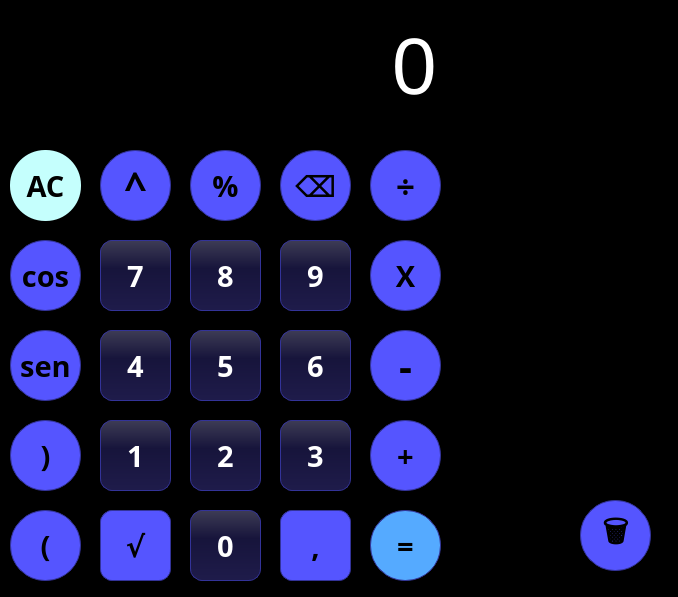
<?xml version="1.0" encoding="UTF-8"?>
<ui version="4.0">
 <class>MainWindow</class>
 <widget class="QMainWindow" name="MainWindow">
  <property name="geometry">
   <rect>
    <x>0</x>
    <y>0</y>
    <width>678</width>
    <height>597</height>
   </rect>
  </property>
  <property name="font">
   <font>
    <family>Verdana</family>
   </font>
  </property>
  <property name="windowTitle">
   <string>MainWindow</string>
  </property>
  <property name="styleSheet">
   <string notr="true">

background-color:rgb(0, 0, 0)</string>
  </property>
  <property name="toolButtonStyle">
   <enum>Qt::ToolButtonIconOnly</enum>
  </property>
  <widget class="QWidget" name="Botones">
   <widget class="QPushButton" name="Bt_borrar">
    <property name="geometry">
     <rect>
      <x>10</x>
      <y>150</y>
      <width>71</width>
      <height>71</height>
     </rect>
    </property>
    <property name="font">
     <font>
      <family>Vrinda</family>
      <pointsize>22</pointsize>
      <italic>false</italic>
      <bold>true</bold>
     </font>
    </property>
    <property name="styleSheet">
     <string notr="true">QPushButton {
color: black;
background-color: rgb(197, 255, 253);
border-color: #339;
border-style: solid;
border-radius: 35;
padding: 3px;
padding-left: 5px;
padding-right: 5px;
font:bold;
font-family:Vrinda;
}</string>
    </property>
    <property name="text">
     <string>AC</string>
    </property>
   </widget>
   <widget class="QPushButton" name="Bt_porcentaje">
    <property name="geometry">
     <rect>
      <x>190</x>
      <y>150</y>
      <width>71</width>
      <height>71</height>
     </rect>
    </property>
    <property name="font">
     <font>
      <family>Vrinda</family>
      <pointsize>22</pointsize>
      <italic>false</italic>
      <bold>true</bold>
     </font>
    </property>
    <property name="styleSheet">
     <string notr="true">QPushButton {
color: black;
background-color: rgb(85, 85, 255);
border-width: 1px;
border-color: #339;
border-style: solid;
border-radius: 35;
padding: 3px;
padding-left: 5px;
padding-right: 5px;
font:bold;
font-family:Vrinda;
}</string>
    </property>
    <property name="text">
     <string>%</string>
    </property>
   </widget>
   <widget class="QPushButton" name="Bt_delete">
    <property name="geometry">
     <rect>
      <x>280</x>
      <y>150</y>
      <width>71</width>
      <height>71</height>
     </rect>
    </property>
    <property name="font">
     <font>
      <family>Vrinda</family>
      <pointsize>22</pointsize>
      <italic>false</italic>
      <bold>true</bold>
     </font>
    </property>
    <property name="styleSheet">
     <string notr="true">QPushButton {
color: black;
background-color: rgb(85, 85, 255);
border-width: 1px;
border-color: #339;
border-style: solid;
border-radius: 35;
padding: 3px;
padding-left: 5px;
padding-right: 5px;
font:bold;
font-family:Vrinda;
}</string>
    </property>
    <property name="text">
     <string>⌫</string>
    </property>
   </widget>
   <widget class="QPushButton" name="Bt_dividir">
    <property name="geometry">
     <rect>
      <x>370</x>
      <y>150</y>
      <width>71</width>
      <height>71</height>
     </rect>
    </property>
    <property name="font">
     <font>
      <family>Vrinda</family>
      <pointsize>25</pointsize>
      <italic>false</italic>
      <bold>true</bold>
     </font>
    </property>
    <property name="styleSheet">
     <string notr="true">QPushButton {
color: black;
background-color: rgb(85, 85, 255);
border-width: 1px;
border-color: #339;
border-style: solid;
border-radius: 35;
padding: 3px;
padding-left: 5px;
padding-right: 5px;
font:bold;
font-family:Vrinda;
}</string>
    </property>
    <property name="text">
     <string>÷</string>
    </property>
   </widget>
   <widget class="QPushButton" name="Bu7">
    <property name="geometry">
     <rect>
      <x>100</x>
      <y>240</y>
      <width>71</width>
      <height>71</height>
     </rect>
    </property>
    <property name="font">
     <font>
      <family>Vrinda</family>
      <pointsize>22</pointsize>
      <italic>false</italic>
      <bold>true</bold>
     </font>
    </property>
    <property name="styleSheet">
     <string notr="true">QPushButton {
color: white;
background-color: QLinearGradient(spread:pad x1: 0, y1: 0, x2: 0, y2: 1, stop: 0.0 rgba(156,152,215,100), stop: 0.4 rgba(58,52,151,100), stop: 1.0 rgba(78,70,190,100));
border-width: 1px;
border-color: #339;
border-style: solid;
border-radius: 12;
padding: 3px;
padding-left: 5px;
padding-right: 5px;
font:bold;
font-family:Vrinda;
}</string>
    </property>
    <property name="text">
     <string>7</string>
    </property>
   </widget>
   <widget class="QPushButton" name="Bt_multi">
    <property name="geometry">
     <rect>
      <x>370</x>
      <y>240</y>
      <width>71</width>
      <height>71</height>
     </rect>
    </property>
    <property name="font">
     <font>
      <family>Vrinda</family>
      <pointsize>22</pointsize>
      <italic>false</italic>
      <bold>true</bold>
     </font>
    </property>
    <property name="styleSheet">
     <string notr="true">QPushButton {
color: black;
background-color: rgb(85, 85, 255);
border-width: 1px;
border-color: #339;
border-style: solid;
border-radius: 35;
padding: 3px;
padding-left: 5px;
padding-right: 5px;
font:bold;
font-family:Vrinda;
}</string>
    </property>
    <property name="text">
     <string>X</string>
    </property>
   </widget>
   <widget class="QPushButton" name="Bu9">
    <property name="geometry">
     <rect>
      <x>280</x>
      <y>240</y>
      <width>71</width>
      <height>71</height>
     </rect>
    </property>
    <property name="font">
     <font>
      <family>Vrinda</family>
      <pointsize>22</pointsize>
      <italic>false</italic>
      <bold>true</bold>
     </font>
    </property>
    <property name="styleSheet">
     <string notr="true">QPushButton {
color: white;
background-color: QLinearGradient(spread:pad x1: 0, y1: 0, x2: 0, y2: 1, stop: 0.0 rgba(156,152,215,100), stop: 0.4 rgba(58,52,151,100), stop: 1.0 rgba(78,70,190,100));
border-width: 1px;
border-color: #339;
border-style: solid;
border-radius: 12;
padding: 3px;
padding-left: 5px;
padding-right: 5px;
font:bold;
font-family:Vrinda;
}</string>
    </property>
    <property name="text">
     <string>9</string>
    </property>
   </widget>
   <widget class="QPushButton" name="Bu8">
    <property name="geometry">
     <rect>
      <x>190</x>
      <y>240</y>
      <width>71</width>
      <height>71</height>
     </rect>
    </property>
    <property name="font">
     <font>
      <family>Vrinda</family>
      <pointsize>22</pointsize>
      <italic>false</italic>
      <bold>true</bold>
     </font>
    </property>
    <property name="styleSheet">
     <string notr="true">QPushButton {
color: white;
background-color: QLinearGradient(spread:pad x1: 0, y1: 0, x2: 0, y2: 1, stop: 0.0 rgba(156,152,215,100), stop: 0.4 rgba(58,52,151,100), stop: 1.0 rgba(78,70,190,100));
border-width: 1px;
border-color: #339;
border-style: solid;
border-radius: 12;
padding: 3px;
padding-left: 5px;
padding-right: 5px;
font:bold;
font-family:Vrinda;
}</string>
    </property>
    <property name="text">
     <string>8</string>
    </property>
   </widget>
   <widget class="QPushButton" name="Bu5">
    <property name="geometry">
     <rect>
      <x>190</x>
      <y>330</y>
      <width>71</width>
      <height>71</height>
     </rect>
    </property>
    <property name="font">
     <font>
      <family>Vrinda</family>
      <pointsize>22</pointsize>
      <italic>false</italic>
      <bold>true</bold>
     </font>
    </property>
    <property name="styleSheet">
     <string notr="true">QPushButton {
color: white;
background-color: QLinearGradient(spread:pad x1: 0, y1: 0, x2: 0, y2: 1, stop: 0.0 rgba(156,152,215,100), stop: 0.4 rgba(58,52,151,100), stop: 1.0 rgba(78,70,190,100));
border-width: 1px;
border-color: #339;
border-style: solid;
border-radius: 12;
padding: 3px;
padding-left: 5px;
padding-right: 5px;
font:bold;
font-family:Vrinda;
}</string>
    </property>
    <property name="text">
     <string>5</string>
    </property>
   </widget>
   <widget class="QPushButton" name="Bu6">
    <property name="geometry">
     <rect>
      <x>280</x>
      <y>330</y>
      <width>71</width>
      <height>71</height>
     </rect>
    </property>
    <property name="font">
     <font>
      <family>Vrinda</family>
      <pointsize>22</pointsize>
      <italic>false</italic>
      <bold>true</bold>
     </font>
    </property>
    <property name="styleSheet">
     <string notr="true">QPushButton {
color: white;
background-color: QLinearGradient(spread:pad x1: 0, y1: 0, x2: 0, y2: 1, stop: 0.0 rgba(156,152,215,100), stop: 0.4 rgba(58,52,151,100), stop: 1.0 rgba(78,70,190,100));
border-width: 1px;
border-color: #339;
border-style: solid;
border-radius: 12;
padding: 3px;
padding-left: 5px;
padding-right: 5px;
font:bold;
font-family:Vrinda;
}</string>
    </property>
    <property name="text">
     <string>6</string>
    </property>
   </widget>
   <widget class="QPushButton" name="Bt_restar">
    <property name="geometry">
     <rect>
      <x>370</x>
      <y>330</y>
      <width>71</width>
      <height>71</height>
     </rect>
    </property>
    <property name="font">
     <font>
      <family>Vrinda</family>
      <pointsize>30</pointsize>
      <italic>false</italic>
      <bold>true</bold>
     </font>
    </property>
    <property name="styleSheet">
     <string notr="true">QPushButton {
color: black;
background-color: rgb(85, 85, 255);
border-width: 1px;
border-color: #339;
border-style: solid;
border-radius: 35;
padding: 3px;
padding-left: 5px;
padding-right: 5px;
font:bold;
font-family:Vrinda;
}</string>
    </property>
    <property name="text">
     <string>-</string>
    </property>
   </widget>
   <widget class="QPushButton" name="Bu4">
    <property name="geometry">
     <rect>
      <x>100</x>
      <y>330</y>
      <width>71</width>
      <height>71</height>
     </rect>
    </property>
    <property name="font">
     <font>
      <family>Vrinda</family>
      <pointsize>22</pointsize>
      <italic>false</italic>
      <bold>true</bold>
     </font>
    </property>
    <property name="styleSheet">
     <string notr="true">QPushButton {
color: white;
background-color: QLinearGradient(spread:pad x1: 0, y1: 0, x2: 0, y2: 1, stop: 0.0 rgba(156,152,215,100), stop: 0.4 rgba(58,52,151,100), stop: 1.0 rgba(78,70,190,100));
border-width: 1px;
border-color: #339;
border-style: solid;
border-radius: 12;
padding: 3px;
padding-left: 5px;
padding-right: 5px;
font:bold;
font-family:Vrinda;
}</string>
    </property>
    <property name="text">
     <string>4</string>
    </property>
   </widget>
   <widget class="QPushButton" name="Bt_sumar">
    <property name="geometry">
     <rect>
      <x>370</x>
      <y>420</y>
      <width>71</width>
      <height>71</height>
     </rect>
    </property>
    <property name="font">
     <font>
      <family>Vrinda</family>
      <pointsize>22</pointsize>
      <italic>false</italic>
      <bold>true</bold>
     </font>
    </property>
    <property name="styleSheet">
     <string notr="true">QPushButton {
color: black;
background-color: rgb(85, 85, 255);
border-width: 1px;
border-color: #339;
border-style: solid;
border-radius: 35;
padding: 3px;
padding-left: 5px;
padding-right: 5px;
font:bold;
font-family:Vrinda;
}</string>
    </property>
    <property name="text">
     <string>+</string>
    </property>
   </widget>
   <widget class="QPushButton" name="Bu1">
    <property name="geometry">
     <rect>
      <x>100</x>
      <y>420</y>
      <width>71</width>
      <height>71</height>
     </rect>
    </property>
    <property name="font">
     <font>
      <family>Vrinda</family>
      <pointsize>22</pointsize>
      <italic>false</italic>
      <bold>true</bold>
     </font>
    </property>
    <property name="styleSheet">
     <string notr="true">QPushButton {
color: white;
background-color: QLinearGradient(spread:pad x1: 0, y1: 0, x2: 0, y2: 1, stop: 0.0 rgba(156,152,215,100), stop: 0.4 rgba(58,52,151,100), stop: 1.0 rgba(78,70,190,100));
border-width: 1px;
border-color: #339;
border-style: solid;
border-radius: 12;
padding: 3px;
padding-left: 5px;
padding-right: 5px;
font:bold;
font-family:Vrinda;
}</string>
    </property>
    <property name="text">
     <string>1</string>
    </property>
   </widget>
   <widget class="QPushButton" name="Bu3">
    <property name="geometry">
     <rect>
      <x>280</x>
      <y>420</y>
      <width>71</width>
      <height>71</height>
     </rect>
    </property>
    <property name="font">
     <font>
      <family>Vrinda</family>
      <pointsize>22</pointsize>
      <italic>false</italic>
      <bold>true</bold>
     </font>
    </property>
    <property name="styleSheet">
     <string notr="true">QPushButton {
color: white;
background-color: QLinearGradient(spread:pad x1: 0, y1: 0, x2: 0, y2: 1, stop: 0.0 rgba(156,152,215,100), stop: 0.4 rgba(58,52,151,100), stop: 1.0 rgba(78,70,190,100));
border-width: 1px;
border-color: #339;
border-style: solid;
border-radius: 12;
padding: 3px;
padding-left: 5px;
padding-right: 5px;
font:bold;
font-family:Vrinda;
}</string>
    </property>
    <property name="text">
     <string>3</string>
    </property>
   </widget>
   <widget class="QPushButton" name="Bu2">
    <property name="geometry">
     <rect>
      <x>190</x>
      <y>420</y>
      <width>71</width>
      <height>71</height>
     </rect>
    </property>
    <property name="font">
     <font>
      <family>Vrinda</family>
      <pointsize>22</pointsize>
      <italic>false</italic>
      <bold>true</bold>
     </font>
    </property>
    <property name="styleSheet">
     <string notr="true">QPushButton {
color: white;
background-color: QLinearGradient(spread:pad x1: 0, y1: 0, x2: 0, y2: 1, stop: 0.0 rgba(156,152,215,100), stop: 0.4 rgba(58,52,151,100), stop: 1.0 rgba(78,70,190,100));
border-width: 1px;
border-color: #339;
border-style: solid;
border-radius: 12;
padding: 3px;
padding-left: 5px;
padding-right: 5px;
font:bold;
font-family:Vrinda;
}</string>
    </property>
    <property name="text">
     <string>2</string>
    </property>
   </widget>
   <widget class="QPushButton" name="Bt_igual">
    <property name="geometry">
     <rect>
      <x>370</x>
      <y>510</y>
      <width>71</width>
      <height>71</height>
     </rect>
    </property>
    <property name="font">
     <font>
      <family>Vrinda</family>
      <pointsize>22</pointsize>
      <italic>false</italic>
      <bold>true</bold>
     </font>
    </property>
    <property name="styleSheet">
     <string notr="true">QPushButton {
color: black;
background-color: rgb(85, 170, 255);
border-width: 1px;
border-color: #339;
border-style: solid;
border-radius: 35;
padding: 3px;
padding-left: 5px;
padding-right: 5px;
font:bold;
font-family:Vrinda;
}</string>
    </property>
    <property name="text">
     <string>=</string>
    </property>
   </widget>
   <widget class="QPushButton" name="Bu0">
    <property name="geometry">
     <rect>
      <x>190</x>
      <y>510</y>
      <width>71</width>
      <height>71</height>
     </rect>
    </property>
    <property name="font">
     <font>
      <family>Vrinda</family>
      <pointsize>22</pointsize>
      <italic>false</italic>
      <bold>true</bold>
     </font>
    </property>
    <property name="styleSheet">
     <string notr="true">QPushButton {
color: white;
background-color: QLinearGradient(spread:pad x1: 0, y1: 0, x2: 0, y2: 1, stop: 0.0 rgba(156,152,215,100), stop: 0.4 rgba(58,52,151,100), stop: 1.0 rgba(78,70,190,100));
border-width: 1px;
border-color: #339;
border-style: solid;
border-radius: 12;
padding: 3px;
padding-left: 5px;
padding-right: 5px;
font:bold;
font-family:Vrinda;
}</string>
    </property>
    <property name="text">
     <string>0</string>
    </property>
   </widget>
   <widget class="QPushButton" name="Bt_coma">
    <property name="geometry">
     <rect>
      <x>280</x>
      <y>510</y>
      <width>71</width>
      <height>71</height>
     </rect>
    </property>
    <property name="font">
     <font>
      <family>Vrinda</family>
      <pointsize>22</pointsize>
      <italic>false</italic>
      <bold>true</bold>
     </font>
    </property>
    <property name="styleSheet">
     <string notr="true">QPushButton {
color: black;
background-color: rgb(85, 85, 255);
border-width: 1px;
border-color: #339;
border-style: solid;
border-radius: 12;
padding: 3px;
padding-left: 5px;
padding-right: 5px;
font:bold;
font-family:Vrinda;
}</string>
    </property>
    <property name="text">
     <string>,</string>
    </property>
   </widget>
   <widget class="QTableWidget" name="Ta_Historial">
    <property name="geometry">
     <rect>
      <x>460</x>
      <y>10</y>
      <width>201</width>
      <height>571</height>
     </rect>
    </property>
    <property name="font">
     <font>
      <bold>false</bold>
      <stylestrategy>PreferDefault</stylestrategy>
     </font>
    </property>
    <property name="styleSheet">
     <string notr="true">QTableView {
    gridline-color: white;
}

QHeaderView::section {
    background-color: white;
    color: black;
	text-align: center;
}

QTableView::item {
    color: white; 
	text-align: center;
}

QTableView::item[id=&quot;your-id-here&quot;] {
    color: white;
	text-align: center;
}
</string>
    </property>
    <property name="horizontalScrollBarPolicy">
     <enum>Qt::ScrollBarAlwaysOff</enum>
    </property>
    <property name="rowCount">
     <number>0</number>
    </property>
    <property name="columnCount">
     <number>0</number>
    </property>
    <attribute name="horizontalHeaderStretchLastSection">
     <bool>false</bool>
    </attribute>
    <attribute name="verticalHeaderStretchLastSection">
     <bool>false</bool>
    </attribute>
   </widget>
   <widget class="QPushButton" name="Bt_paren1">
    <property name="geometry">
     <rect>
      <x>10</x>
      <y>510</y>
      <width>71</width>
      <height>71</height>
     </rect>
    </property>
    <property name="font">
     <font>
      <family>Vrinda</family>
      <pointsize>22</pointsize>
      <italic>false</italic>
      <bold>true</bold>
     </font>
    </property>
    <property name="styleSheet">
     <string notr="true">QPushButton {
color: black;
background-color: rgb(85, 85, 255);
border-width: 1px;
border-color: #339;
border-style: solid;
border-radius: 35;
padding: 3px;
padding-left: 5px;
padding-right: 5px;
font:bold;
font-family:Vrinda;
}</string>
    </property>
    <property name="text">
     <string>(</string>
    </property>
   </widget>
   <widget class="QPushButton" name="Bt_paren2">
    <property name="geometry">
     <rect>
      <x>10</x>
      <y>420</y>
      <width>71</width>
      <height>71</height>
     </rect>
    </property>
    <property name="font">
     <font>
      <family>Vrinda</family>
      <pointsize>22</pointsize>
      <italic>false</italic>
      <bold>true</bold>
     </font>
    </property>
    <property name="styleSheet">
     <string notr="true">QPushButton {
color: black;
background-color: rgb(85, 85, 255);
border-width: 1px;
border-color: #339;
border-style: solid;
border-radius: 35;
padding: 3px;
padding-left: 5px;
padding-right: 5px;
font:bold;
font-family:Vrinda;
}</string>
    </property>
    <property name="text">
     <string>)</string>
    </property>
   </widget>
   <widget class="QPushButton" name="Bt_elevar">
    <property name="geometry">
     <rect>
      <x>100</x>
      <y>150</y>
      <width>71</width>
      <height>71</height>
     </rect>
    </property>
    <property name="font">
     <font>
      <family>Vrinda</family>
      <pointsize>30</pointsize>
      <italic>false</italic>
      <bold>true</bold>
     </font>
    </property>
    <property name="styleSheet">
     <string notr="true">QPushButton {
color: black;
background-color: rgb(85, 85, 255);
border-width: 1px;
border-color: #339;
border-style: solid;
border-radius: 35;
padding: 3px;
padding-left: 5px;
padding-right: 5px;
font:bold;
font-family:Vrinda;
}</string>
    </property>
    <property name="text">
     <string>^</string>
    </property>
   </widget>
   <widget class="QLineEdit" name="Le_pantalla">
    <property name="geometry">
     <rect>
      <x>10</x>
      <y>10</y>
      <width>431</width>
      <height>111</height>
     </rect>
    </property>
    <property name="font">
     <font>
      <pointsize>60</pointsize>
     </font>
    </property>
    <property name="styleSheet">
     <string notr="true">color:rgb(255, 255, 255);</string>
    </property>
    <property name="text">
     <string>0</string>
    </property>
    <property name="alignment">
     <set>Qt::AlignRight|Qt::AlignTrailing|Qt::AlignVCenter</set>
    </property>
    <property name="placeholderText">
     <string>0</string>
    </property>
   </widget>
   <widget class="QPushButton" name="Bt_raiz">
    <property name="geometry">
     <rect>
      <x>100</x>
      <y>510</y>
      <width>71</width>
      <height>71</height>
     </rect>
    </property>
    <property name="font">
     <font>
      <family>Vrinda</family>
      <pointsize>22</pointsize>
      <italic>false</italic>
      <bold>true</bold>
     </font>
    </property>
    <property name="styleSheet">
     <string notr="true">QPushButton {
color: black;
background-color: rgb(85, 85, 255);
border-width: 1px;
border-color: #339;
border-style: solid;
border-radius: 12;
padding: 3px;
padding-left: 5px;
padding-right: 5px;
font:bold;
font-family:Vrinda;
}</string>
    </property>
    <property name="text">
     <string>√</string>
    </property>
   </widget>
   <widget class="QPushButton" name="Bt_papelera">
    <property name="geometry">
     <rect>
      <x>580</x>
      <y>500</y>
      <width>71</width>
      <height>71</height>
     </rect>
    </property>
    <property name="font">
     <font>
      <family>Vrinda</family>
      <pointsize>22</pointsize>
      <italic>false</italic>
      <bold>true</bold>
     </font>
    </property>
    <property name="styleSheet">
     <string notr="true">QPushButton {
color: black;
background-color: rgb(85, 85, 255);
border-width: 1px;
border-color: #339;
border-style: solid;
border-radius: 35;
padding: 3px;
padding-left: 5px;
padding-right: 5px;
font:bold;
font-family:Vrinda;
}</string>
    </property>
    <property name="text">
     <string>🗑</string>
    </property>
   </widget>
   <widget class="QPushButton" name="Bt_sen">
    <property name="geometry">
     <rect>
      <x>10</x>
      <y>330</y>
      <width>71</width>
      <height>71</height>
     </rect>
    </property>
    <property name="font">
     <font>
      <family>Vrinda</family>
      <pointsize>22</pointsize>
      <italic>false</italic>
      <bold>true</bold>
     </font>
    </property>
    <property name="styleSheet">
     <string notr="true">QPushButton {
color: black;
background-color: rgb(85, 85, 255);
border-width: 1px;
border-color: #339;
border-style: solid;
border-radius: 35;
padding: 3px;
padding-left: 5px;
padding-right: 5px;
font:bold;
font-family:Vrinda;
}</string>
    </property>
    <property name="text">
     <string>sen</string>
    </property>
   </widget>
   <widget class="QPushButton" name="Bt_cos">
    <property name="geometry">
     <rect>
      <x>10</x>
      <y>240</y>
      <width>71</width>
      <height>71</height>
     </rect>
    </property>
    <property name="font">
     <font>
      <family>Vrinda</family>
      <pointsize>22</pointsize>
      <italic>false</italic>
      <bold>true</bold>
     </font>
    </property>
    <property name="styleSheet">
     <string notr="true">QPushButton {
color: black;
background-color: rgb(85, 85, 255);
border-width: 1px;
border-color: #339;
border-style: solid;
border-radius: 35;
padding: 3px;
padding-left: 5px;
padding-right: 5px;
font:bold;
font-family:Vrinda;
}</string>
    </property>
    <property name="text">
     <string>cos</string>
    </property>
   </widget>
  </widget>
 </widget>
 <resources/>
 <connections/>
</ui>
